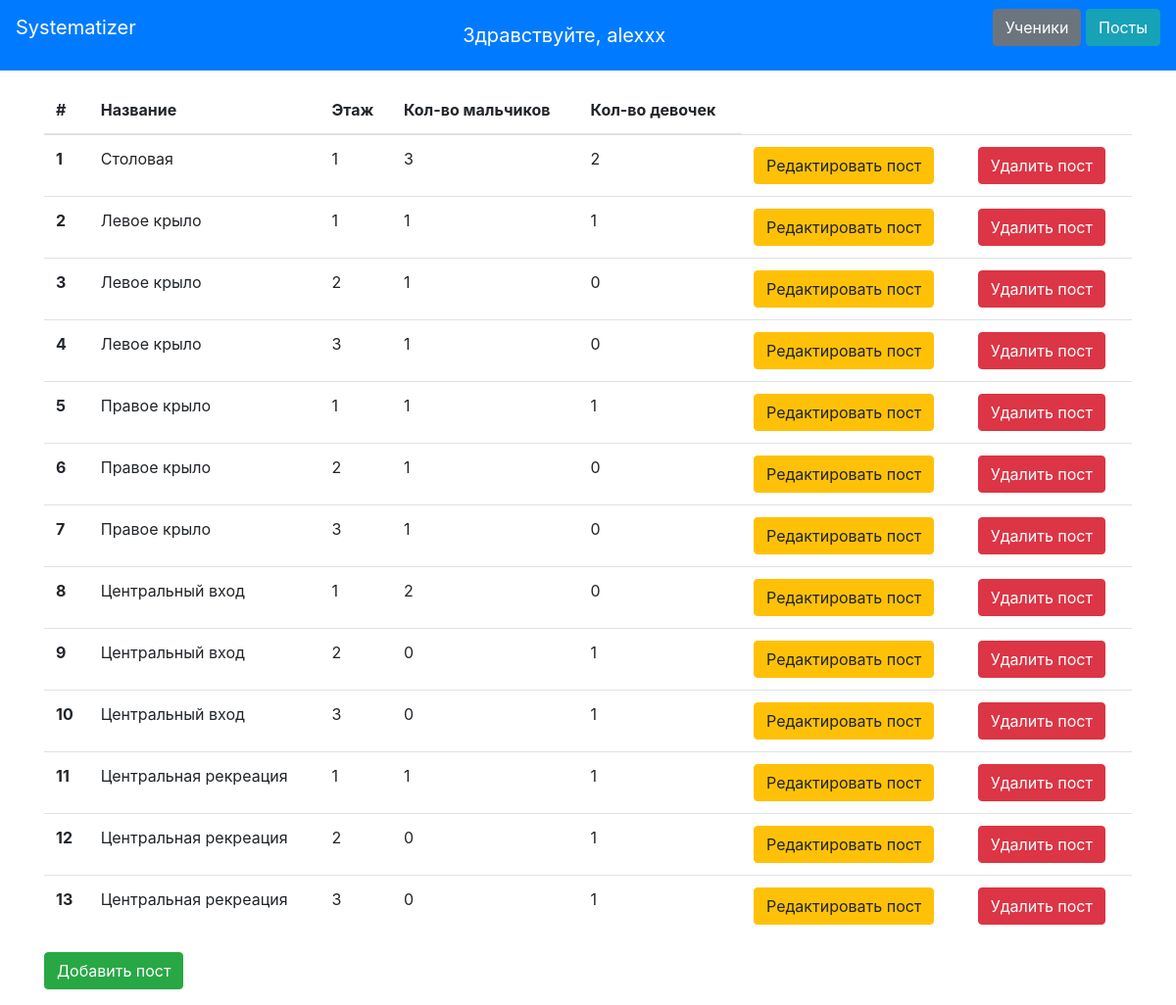
The page /posts (signed in) on the database its author committed.
### data/users.py (models this page shows, shortened)
class User(SqlAlchemyBase, UserMixin, SerializerMixin):
    __tablename__ = 'users'
    id = sqlalchemy.Column(sqlalchemy.Integer, primary_key=True, autoincrement=True)
    name = sqlalchemy.Column(sqlalchemy.String, nullable=False)
    hashed_password = sqlalchemy.Column(sqlalchemy.String, nullable=True)

### data/posts.py (models this page shows)
class Posts(SqlAlchemyBase, SerializerMixin):
    __tablename__ = 'posts'
    id = sqlalchemy.Column(sqlalchemy.Integer, unique=True,
                           primary_key=True, autoincrement=True)
    name = sqlalchemy.Column(sqlalchemy.String, nullable=False)
    floor = sqlalchemy.Column(sqlalchemy.Integer, nullable=False)
    am_m = sqlalchemy.Column(sqlalchemy.Integer)
    am_f = sqlalchemy.Column(sqlalchemy.Integer)

### app.py (the view)
@app.route('/posts', methods=['GET', 'POST'])
def posts():
    con = sqlite3.connect("db/duties.db")
    cur = con.cursor()
    cursor = cur.execute('SELECT id, name, floor, am_m, am_f FROM posts')
    items = cursor.fetchall()
    return render_template('posts.html', items=items)

### app.py (called while the page is built)
@login_manager.user_loader
def load_user(user_id):
    db_sess = db_session.create_session()
    return db_sess.query(User).get(user_id)

### data/db_session.py (called while the page is built)
def create_session() -> Session:
    global __factory
    return __factory()

### templates/posts.html (shortened to what this page needs)
{% extends "base.html" %}
{% block content %}
<table class="table">
    <thead class="table-borderless">
    <tr>
        <th>#</th>
        <th>Название</th>
        <th>Этаж</th>
        <th>Кол-во мальчиков</th>
        <th>Кол-во девочек</th>
    </tr>
    </thead>
    <tbody>
    {% for item in items %}
    <tr>
        <th scope="row">{{ item[0] }}</th>
        <td>{{ item[1] }}</td>
        <td>{{ item[2] }}</td>
        <td>{{ item[3] }}</td>
        <td>{{ item[4] }}</td>
        <td><a href="edit_post/{{ item[0] }}" class="btn btn-warning">Редактировать пост</a></td>
        <td><a href="delete_post/{{ item[0] }}" class="btn btn-danger">Удалить пост</a></td>
    </tr>
    {% endfor %}
    </tbody>
</table>
<p>
    <a href="add_post" class="btn btn-success">Добавить пост</a>
</p>
{% endblock %}

### templates/base.html (shortened to what this page needs)
<!doctype html>
<html lang="en">
<head>
    <link rel="stylesheet"
          href="https://stackpath.bootstrapcdn.com/bootstrap/4.4.1/css/bootstrap.min.css"
>
</head>
<body>
<header>
    <nav class="navbar sticky-top navbar-dark bg-primary">
        <p><a class="navbar-brand" href="/">Systematizer</a></p>
        {% if current_user.is_authenticated %}
            <a class="navbar-brand" href="/logout">Здравствуйте, {{ current_user.name }}</a>
        <p>
            <a href="students" class="btn btn-secondary">Ученики</a>
            <a href="posts" class="btn btn-info">Посты</a>
        </p>
        {% else %}
        <p>
            <a class="btn btn-dark" href="/register">Регистрация</a>
            <a class="btn btn-success" href="/login">Авторизация</a>
        </p>
        {% endif %}
    </nav>
</header>
<main role="main" class="container">
    {% block content %}{% endblock %}
</main>
</body>
</html>

### rows shown on the page
User: name "alexxx"
Posts: id "1", name "Столовая", floor "1", am_m "3", am_f "2"
Posts: id "2", name "Левое крыло", floor "1", am_m "1", am_f "1"
Posts: id "3", name "Левое крыло", floor "2", am_m "1", am_f "0"
Posts: id "4", name "Левое крыло", floor "3", am_m "1", am_f "0"
Posts: id "5", name "Правое крыло", floor "1", am_m "1", am_f "1"
Posts: id "6", name "Правое крыло", floor "2", am_m "1", am_f "0"
Posts: id "7", name "Правое крыло", floor "3", am_m "1", am_f "0"
Posts: id "8", name "Центральный вход", floor "1", am_m "2", am_f "0"
Posts: id "9", name "Центральный вход", floor "2", am_m "0", am_f "1"
Posts: id "10", name "Центральный вход", floor "3", am_m "0", am_f "1"
Posts: id "11", name "Центральная рекреация", floor "1", am_m "1", am_f "1"
Posts: id "12", name "Центральная рекреация", floor "2", am_m "0", am_f "1"
Posts: id "13", name "Центральная рекреация", floor "3", am_m "0", am_f "1"
